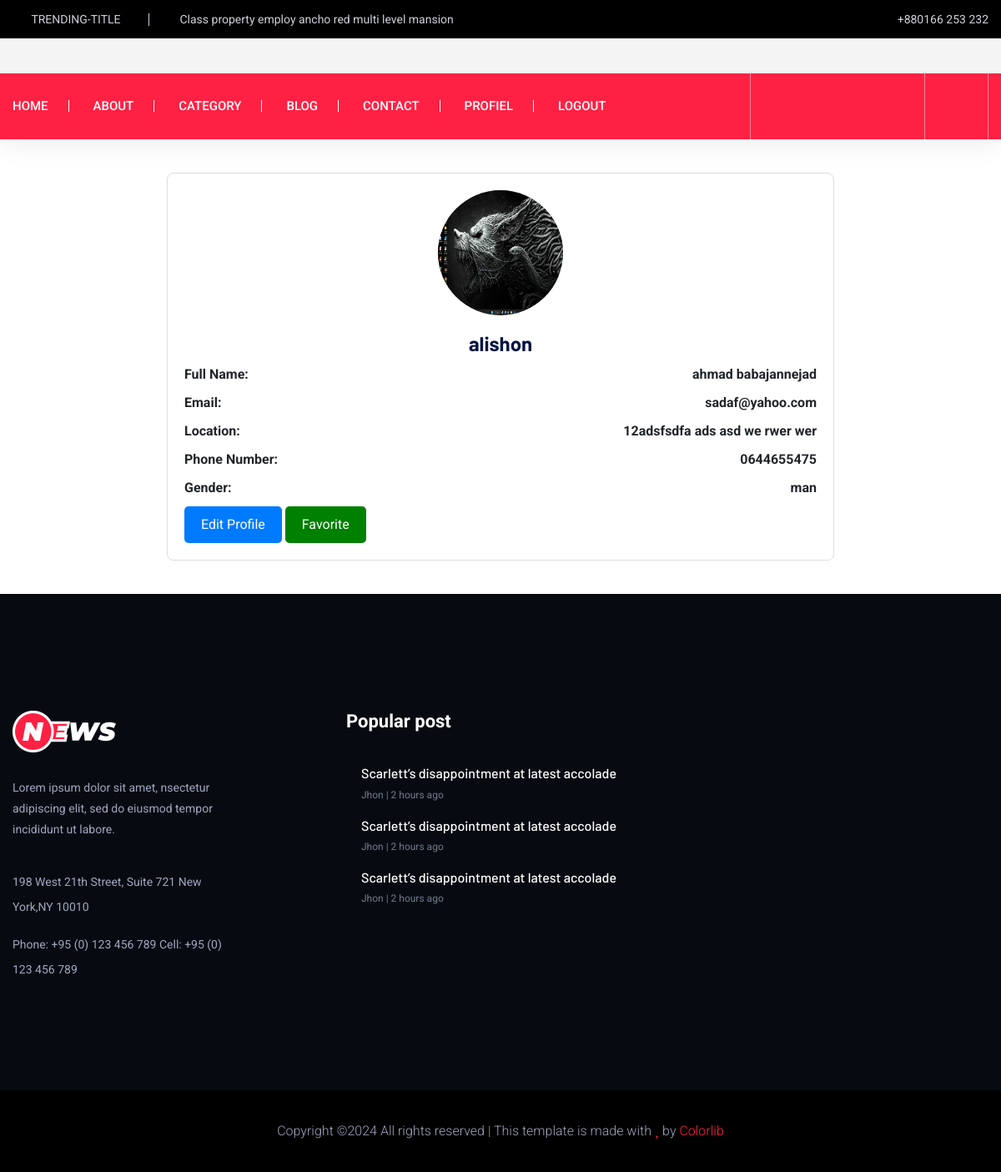
The app's page /account/profile/ (signed in) with its own data.
### accounts/models.py (models this page shows, shortened)
class UserProfile(models.Model):
    user = models.OneToOneField(User, on_delete=models.CASCADE,related_name="profile")
    profile_picture = models.ImageField(upload_to='pics/',default="pics/aks.jpg")
    first_name = models.CharField(max_length=30)
    last_name = models.CharField(max_length=30)
    email = models.EmailField(max_length=254)
    phone = models.CharField(max_length=15)
    address=models.TextField(default="12")
    man=1
    woman=2
    status_choices=((man,"man"),(woman,"woman"))
    Gender=models.IntegerField(choices=status_choices , default=man)

### accounts/views.py (the view)
# urls.py: path('profile/',views.profile_view,name="profile"),
@login_required
def profile_view(request):
    profile=request.user.profile
    photo=request.user.profile.profile_picture
    context = {
        "profile" : profile,
        "photo" : photo,
    }
    return render(request,'accounts/profile.html',context)

### templates/accounts/profile.html (shortened to what this page needs)
{% extends "base/base.html" %}
{% load static %}
{% block head %}
<!doctype html>
<html class="no-js" lang="zxx">
<head>
    <link rel="stylesheet" href="{% static 'assets/css/bootstrap.min.css' %}">
    <link rel="stylesheet" href="{% static 'assets/css/owl.carousel.min.css' %}">
    <link rel="stylesheet" href="{% static 'assets/css/ticker-style.css' %}">
    <link rel="stylesheet" href="{% static 'assets/css/flaticon.css' %}">
    <link rel="stylesheet" href="{% static 'assets/css/slicknav.css' %}">
    <link rel="stylesheet" href="{% static 'assets/css/animate.min.css' %}">
    <link rel="stylesheet" href="{% static 'assets/css/magnific-popup.css' %}">
    <link rel="stylesheet" href="{% static 'assets/css/fontawesome-all.min.css' %}">
    <link rel="stylesheet" href="{% static 'assets/css/themify-icons.css' %}">
    <link rel="stylesheet" href="{% static 'assets/css/slick.css' %}">
    <link rel="stylesheet" href="{% static 'assets/css/nice-select.css' %}">
    <link rel="stylesheet" href="{% static 'assets/css/style.css' %}">
    <link rel="stylesheet" href="{% static 'assets/css/responsive.css' %}">
</head>
{% endblock head%}
{% block content %}
<div class="profile-container">
    <img class="profile-picture" src="{{ profile.profile_picture.url }}" alt="Profile Picture">
    <h2 class="profile-name">{{ profile.user.username }} </h2>
    <div class="profile-info">
        <span>Full Name:</span>
        <span>{{ profile.user.get_full_name }}</span>
    </div>
    <div class="profile-info">
        <span>Email:</span>
        <span>{{ profile.user.email }}</span>
    </div>
    <div class="profile-info">
        <span>Location:</span>
        <span>{{ profile.address }}</span>
    </div>
     <div class="profile-info">
        <span>Phone Number:</span>
        <span>{{ profile.phone }}</span>
    </div>
    <div class="profile-info">
        <span>Gender:</span>
          <span>{{profile.get_Gender_display }}</span>
    </div>
     <a href="{% url 'account:edit' %}">
      <button class="profile-button">Edit Profile</button>
    </a>
    <a href="{% url 'news:favorite' %}">
        <button style='background-color:green;' class="profile-button">Favorite</button>
    </a>
</div>
{% endblock content %}
{% block js %}
</body>
</html>
{% endblock js %}

### records on screen
UserProfile: profile_picture (picture), user.username "alishon", user.get_full_name "ahmad babajannejad", user.email "sadaf@yahoo.com", address "12adsfsdfa ads asd we rwer wer", phone "0644655475", Gender "man"
